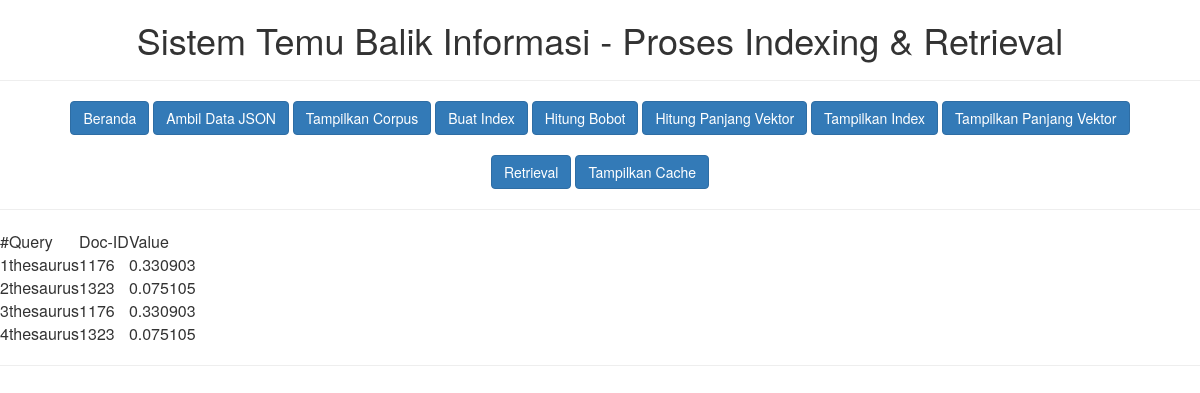
The page /index.php?act=cache on the database its author committed.
### tables this page shows
CREATE TABLE IF NOT EXISTS `tbcache` (
  `Id` int(11) NOT NULL AUTO_INCREMENT,
  `Query` varchar(100) NOT NULL,
  `DocId` int(11) NOT NULL,
  `Value` float NOT NULL,
  PRIMARY KEY (`Id`)
);

### index.php (the view, shortened to what this page needs)
<head>
    <link href="css/bootstrap.min.css" rel="stylesheet">
</head>
<body>
<h1 align=center>Sistem Temu Balik Informasi - Proses Indexing & Retrieval</h1>
<hr>
<div align=center>
<div class="container">
<a href="index.php" class="btn btn-primary">Beranda</a>
<a href="json.php" class="btn btn-primary">Ambil Data JSON</a>
<a href="index.php?act=corpus" class="btn btn-primary">Tampilkan Corpus</a>
<a href="index.php?act=indexing" class="btn btn-primary">Buat Index</a>
<a href="index.php?act=bobot" class="btn btn-primary">Hitung Bobot</a>
<a href="index.php?act=panjangvektor" class="btn btn-primary">Hitung Panjang Vektor</a>
<a href="index.php?act=showindex" class="btn btn-primary">Tampilkan Index</a>
<a href="index.php?act=showvektor" class="btn btn-primary">Tampilkan Panjang Vektor</a>
<br/>
<br/>
<a href="index.php?act=retrieve" class="btn btn-primary">Retrieval</a>
<a href="index.php?act=cache" class="btn btn-primary">Tampilkan Cache</a>
</div>
</div>
<hr />
<?php
$apa = @$_GET["act"];
if ($apa == "corpus") {
	$result = mysql_query("SELECT * FROM tbberita ORDER BY Id");
	while($row = mysql_fetch_array($result)) {
		echo $row['Id'] . ". <font color =blue>" . $row['Judul'] . "</font><br />" . $row['Berita'];
		echo "<hr />";
	}
}
else if ($apa == "indexing") {
	buatindex();
	print("<hr />");
}
else if ($apa == "bobot") {
	hitungbobot();
	print("<hr />");
}
else if ($apa == "panjangvektor") {
	panjangvektor();
	print("<hr />");
}
else if ($apa == "cache") {
	print("<table>");
	print("<tr><td>#</td><td>Query</td><td>Doc-ID</td><td>Value</td></tr>");
	$result = mysql_query("SELECT * FROM tbcache ORDER BY Query ASC");
	while($row = mysql_fetch_array($result)) {
		print("<tr>");
		print("<td>" . $row['Id'] . "</td><td>" . $row['Query'] . "</td><td>" . $row['DocId'] .
			    "</td><td>" . $row['Value'] . "</td>");
		print("</tr>");
	}
	print("</table><hr />");
}
else {
}
?>
</body>

### rows shown on the page
tbcache: Id "1", Query "thesaurus", DocId "1176", Value "0.330903"
tbcache: Id "2", Query "thesaurus", DocId "1323", Value "0.075105"
tbcache: Id "3", Query "thesaurus", DocId "1176", Value "0.330903"
tbcache: Id "4", Query "thesaurus", DocId "1323", Value "0.075105"
